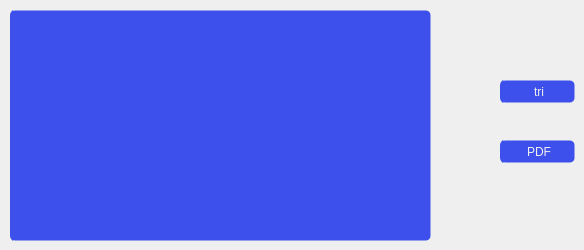
      <widget class="QWidget" name="tab_5">
       <attribute name="title">
        <string>afficher</string>
       </attribute>
       <widget class="QTableView" name="tabaffich">
        <property name="geometry">
         <rect>
          <x>10</x>
          <y>10</y>
          <width>421</width>
          <height>231</height>
         </rect>
        </property>
        <property name="styleSheet">
         <string notr="true">QTableView {
background-image: url(C:/Users/HP/Documents/Health-application/icons/16x16/cil-folder-open.png);
	background-position: left center;

    background-repeat: no-repeat;

	border: 1px solid transparent;
color:rgb(238, 238, 238);
	border-radius: 5px;	
	background-color:#3d50eb;
border-left:4px solid #3d50eb;

}
QTableView:hover {
color:rgb(255, 255, 255);
		background-color: rgb(63, 84, 244);
}
QTableView:pressed {	
	border: 2px solid rgb(55, 74, 214) ;
}</string>
        </property>
       </widget>
       <widget class="QPushButton" name="pushButton_10">
        <property name="geometry">
         <rect>
          <x>500</x>
          <y>80</y>
          <width>75</width>
          <height>23</height>
         </rect>
        </property>
        <property name="styleSheet">
         <string notr="true">QPushButton {
background-image: url(C:/Users/HP/Documents/Health-application/icons/16x16/cil-folder-open.png);
	background-position: left center;

    background-repeat: no-repeat;

	border: 1px solid transparent;
color:rgb(238, 238, 238);
	border-radius: 5px;	
	background-color:#3d50eb;
border-left:4px solid #3d50eb;

}
QPushButton:hover {
color:rgb(255, 255, 255);
		background-color: rgb(63, 84, 244);
}
QPushButton:pressed {	
	border: 2px solid rgb(55, 74, 214) ;
}</string>
        </property>
        <property name="text">
         <string>tri</string>
        </property>
       </widget>
       <widget class="QPushButton" name="pushButton_17">
        <property name="geometry">
         <rect>
          <x>500</x>
          <y>140</y>
          <width>75</width>
          <height>23</height>
         </rect>
        </property>
        <property name="styleSheet">
         <string notr="true">QPushButton {
background-image: url(C:/Users/HP/Documents/Health-application/icons/16x16/cil-folder-open.png);
	background-position: left center;

    background-repeat: no-repeat;

	border: 1px solid transparent;
color:rgb(238, 238, 238);
	border-radius: 5px;	
	background-color:#3d50eb;
border-left:4px solid #3d50eb;

}
QPushButton:hover {
color:rgb(255, 255, 255);
		background-color: rgb(63, 84, 244);
}
QPushButton:pressed {	
	border: 2px solid rgb(55, 74, 214) ;
}</string>
        </property>
        <property name="text">
         <string>PDF</string>
        </property>
       </widget>
      </widget>
